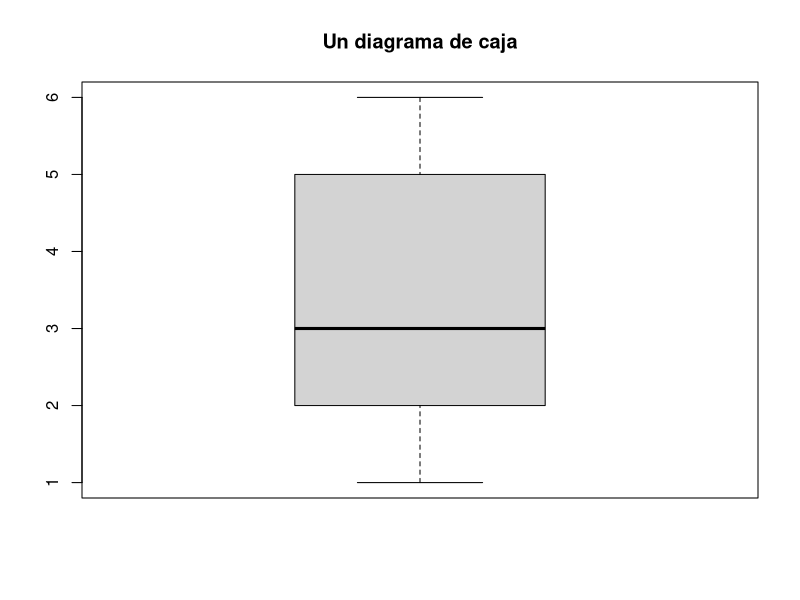
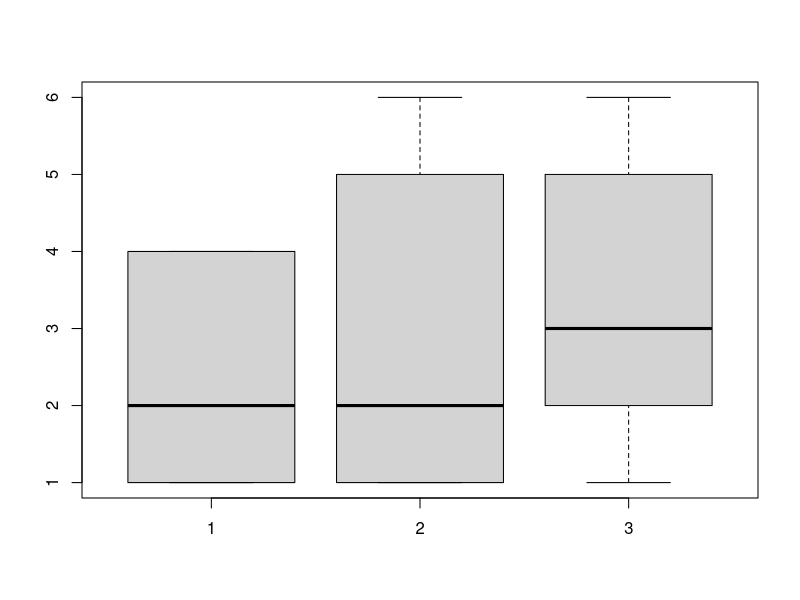
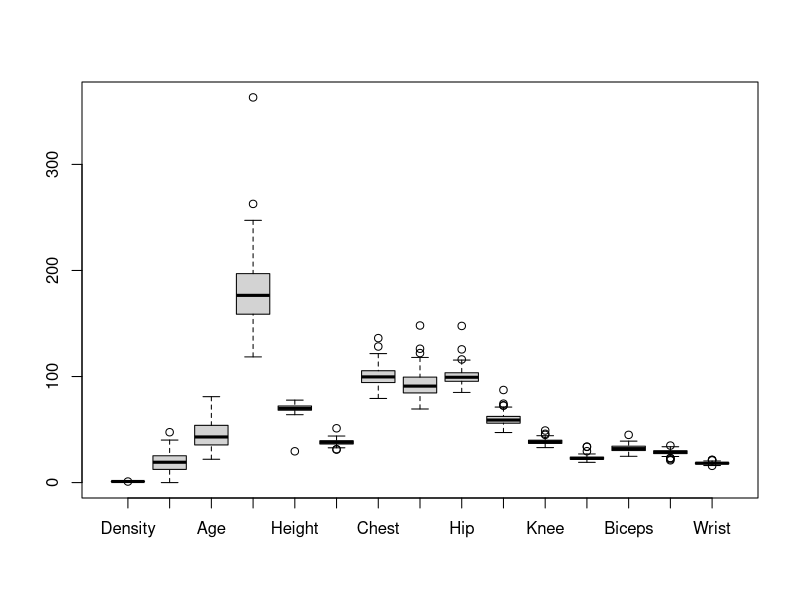
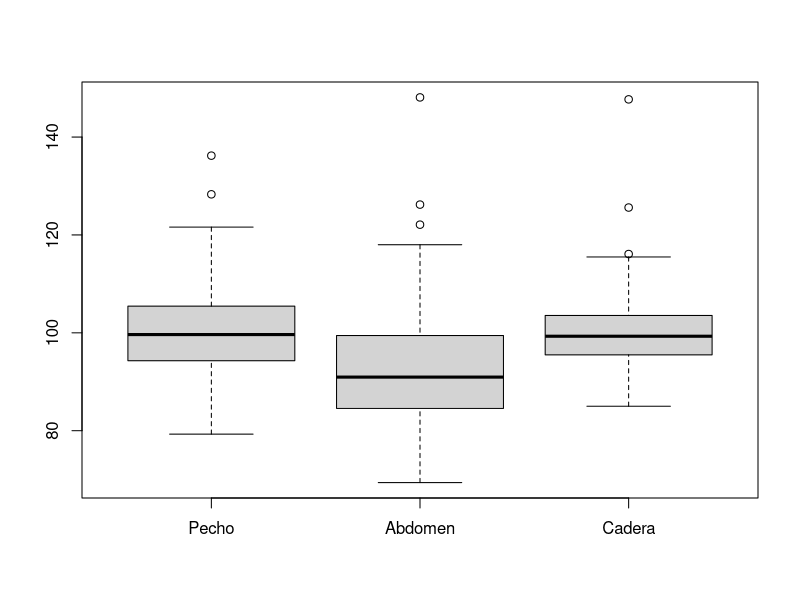
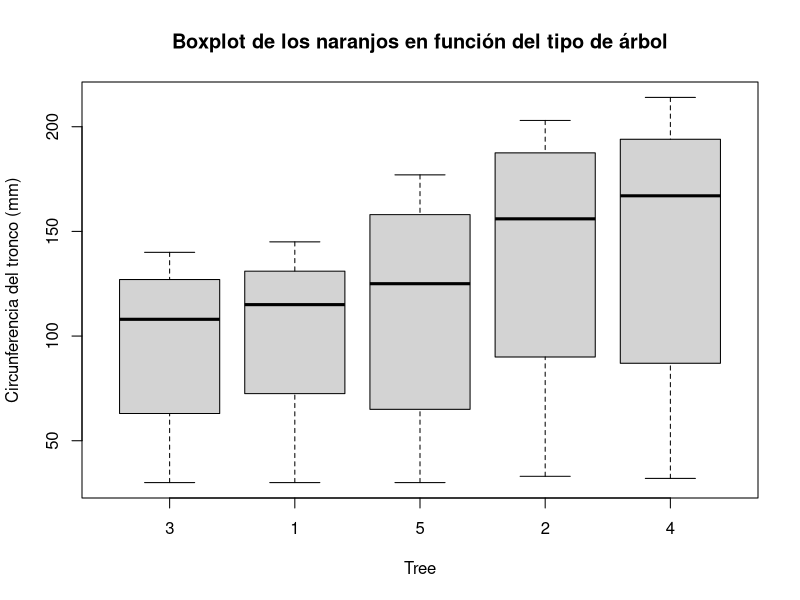
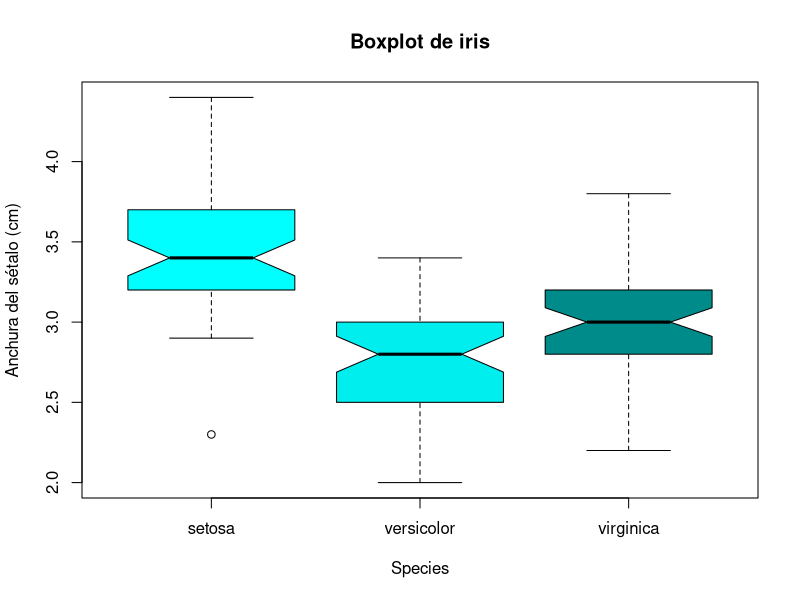
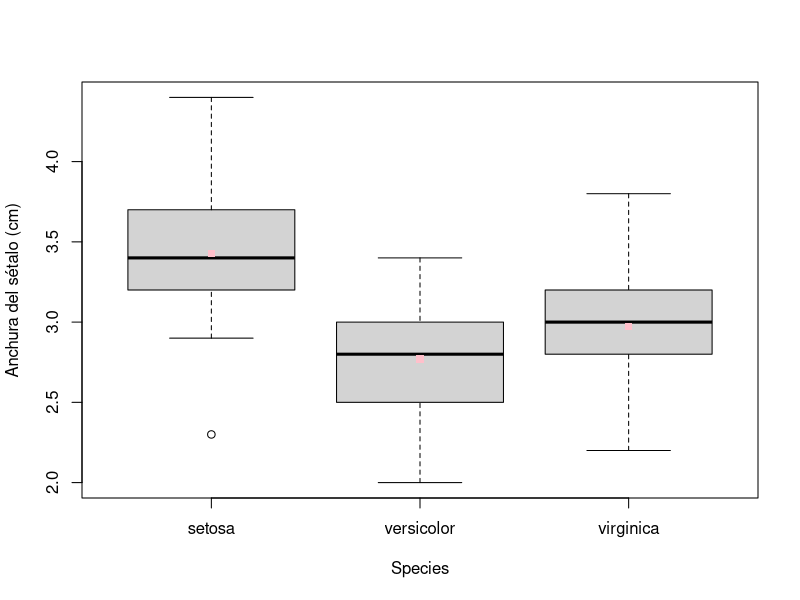

Generate these figures, in order, with R:
## ---- chunk 1
knitr::opts_chunk$set(echo = TRUE, comment = NA)
## ---- chunk 2
edad = c(15,18,25,40,30,29,56,40,13,27,42,23,11,26,25,32,30,40,33,29)
## ---- chunk 3
table(edad)
## ---- chunk 4
round(prop.table(table(edad)),3)
cumsum(table(edad))
## ---- chunk 5
round(cumsum(prop.table(table(edad))),3)
## ---- chunk 6
set.seed(162017)
dados = sample(1:6,25,replace = TRUE)
dados
set.seed(NULL)
## ---- chunk 7
table(dados)
round(prop.table(table(dados)),2)
cumsum(table(dados))
## ---- chunk 8
round(cumsum(prop.table(table(dados))),2)
dados.df = data.frame(Puntuacion = 1:6,
                      Fr.abs = as.vector(table(dados)),
                      Fr.rel = as.vector(round(prop.table(table(dados)),2)),
                      Fr.acu = as.vector(cumsum(table(dados))),
                      Fr.racu = as.vector(round(cumsum(prop.table(table(dados))),2)))
## ---- chunk 9
dados.df
## ---- chunk 10
sort(edad) #Ordenamos los datos por su orden natural
table(edad)
## ---- chunk 11
dados.df
## ---- chunk 12
mean(edad) #La media aritmética
mean(dados)
median(edad) #La mediana
## ---- chunk 13
median(dados)
as.numeric(names(which(table(edad)==max(table(edad))))) #La moda
as.numeric(names(which(table(dados)==max(table(dados)))))
## ---- chunk 14
set.seed(260798)
dado = sample(1:4, 50, replace = TRUE)
set.seed(NULL)
length(dado)
dado = sort(dado) #Los ordenamos de menor a mayor
dado
## ---- chunk 15
df.dado = data.frame(Puntuacion = 1:4,
                      Fr.abs = as.vector(table(dado)),
                      Fr.rel = as.vector(round(prop.table(table(dado)),2)),
                      Fr.acu = as.vector(cumsum(table(dado))),
                      Fr.racu = as.vector(round(cumsum(prop.table(table(dado))),2)))
df.dado
## ---- chunk 16
dado[15]
## ---- chunk 17
set.seed(0)
dados2 = sample(1:6,15, replace = TRUE)
dados2
set.seed(NULL)
quantile(dados2,0.25) #Primer cuartil
quantile(dados2,0.8)
## ---- chunk 18
dados2
diff(range(dados2))
IQR(dados2)
var(dados2)
## ---- chunk 19
sd(dados2)
n = length(dados2)
var(dados2)*(n-1)/n
sd(dados2)*sqrt((n-1)/n)
## ---- chunk 20
cangrejos = read.table("../data/datacrab.txt", header = TRUE) #Cargamos el data frame
cangrejos = cangrejos[-1] #Eliminamos la primera columna
summary(cangrejos) #Aplicamos la función summary
## ---- chunk 21
summary(subset(cangrejos, color == 3,c("weight","width")))

## ---- chunk 22
summary(subset(cangrejos, color == 5,c("weight","width")))
## ---- chunk 23
by(iris[,c(1,3)], iris$Species, FUN = summary)
## ---- chunk 24
aggregate(cbind(Sepal.Length,Petal.Length)~Species, data=iris, FUN=summary)
## ---- chunk 25
dadosNA = c(dados2,NA)
dadosNA
mean(dadosNA)
mean(dadosNA, na.rm = TRUE)
## ---- chunk 26
boxplot(dados2, main = "Un diagrama de caja")
## ---- chunk 27
boxplot(dado,dados,dados2)
## ---- chunk 28
body = read.table("../data/bodyfat.txt", header = TRUE)
boxplot(body)
## ---- chunk 29
boxplot(body[,7:9], names = c("Pecho", "Abdomen", "Cadera"))
## ---- chunk 30
boxplot(circumference~Tree, data = Orange, ylab = "Circunferencia del tronco (mm)", 
        main = "Boxplot de los naranjos en función del tipo de árbol")
## ---- chunk 31
boxplot(Sepal.Width~Species, data = iris, ylab = "Anchura del sétalo (cm)",
        notch = TRUE, col = c("cyan","cyan2","cyan4"),
        main = "Boxplot de iris")
## ---- chunk 32
boxplot(Sepal.Width~Species, data = iris, ylab = "Anchura del sétalo (cm)")
medias = aggregate(Sepal.Width~Species, data = iris, FUN = mean)
points(medias, col = "pink", pch = 15)
